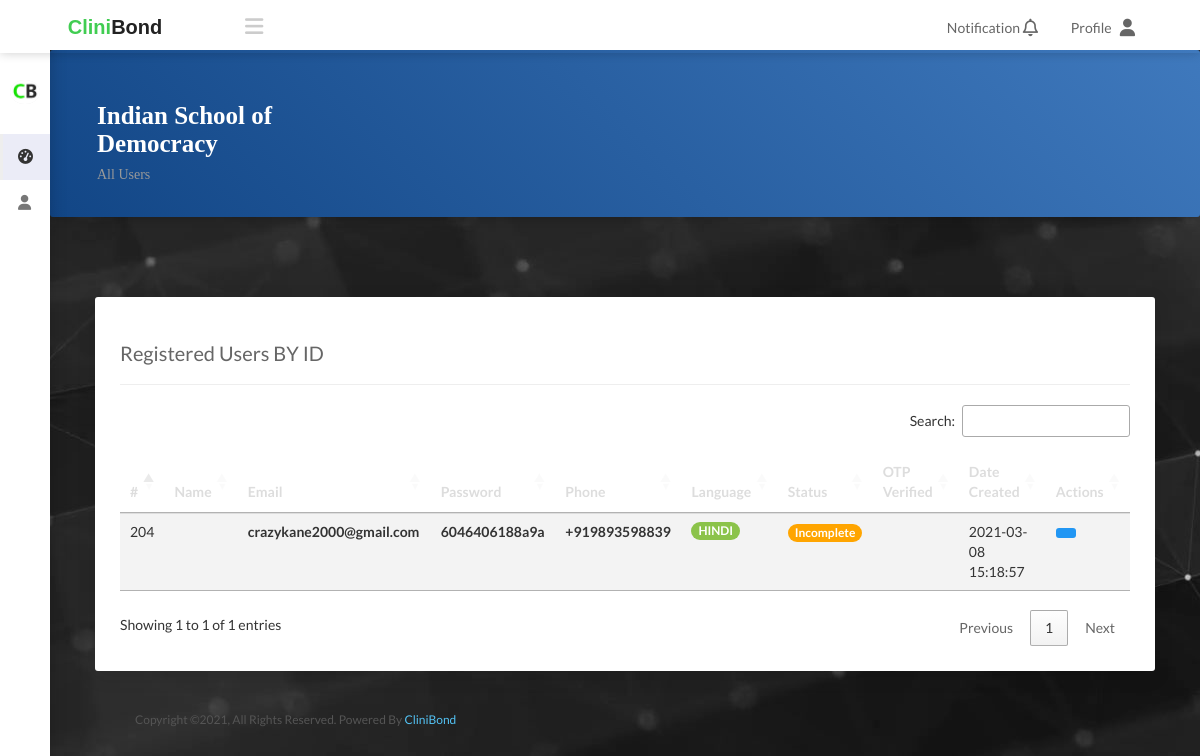
The app's page /administrator/users2.php (signed in), older data.
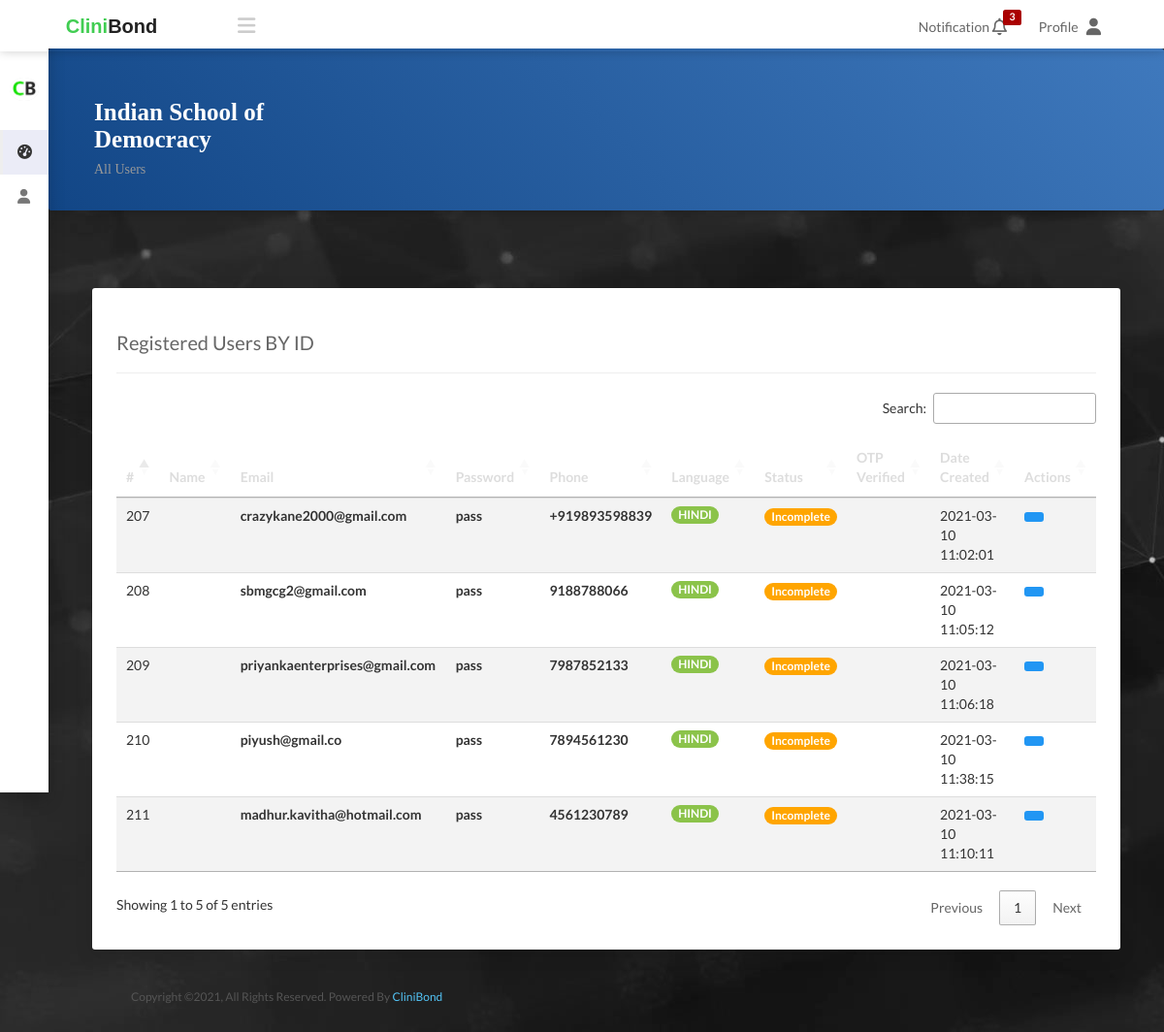
The same page, newer data.
### tables this page shows
CREATE TABLE `users` (
  `id` int(11) NOT NULL,
  `first_name` varchar(100) NOT NULL,
  `last_name` varchar(100) NOT NULL,
  `email` varchar(50) NOT NULL,
  `tx_address` varchar(60) NOT NULL,
  `file` varchar(150) NOT NULL DEFAULT 'default.jpg',
  `gender` varchar(10) NOT NULL DEFAULT 'Male',
  `date` timestamp NOT NULL DEFAULT current_timestamp() ON UPDATE current_timestamp(),
  `verified` varchar(20) NOT NULL DEFAULT 'True',
  `password` varchar(100) NOT NULL,
  `phone` varchar(20) NOT NULL DEFAULT 'Not Defined',
  `activation_code` varchar(50) NOT NULL,
  `tutorial_taken` varchar(10) NOT NULL DEFAULT 'No',
  `balance` varchar(10) NOT NULL DEFAULT '0',
  `kyc_approved` varchar(20) NOT NULL DEFAULT 'Pending',
  `g_auth_key` varchar(50) NOT NULL DEFAULT '123456987',
  `carbon_credits` float NOT NULL DEFAULT 100,
  `energy_credits` float NOT NULL DEFAULT 0
);

### administrator/users2.php (the view, shortened to what this page needs)
<?php session_start();
    include 'function.php';
?>
<!DOCTYPE html>
<html>
<head>
  <?php include 'head.php'; ?>
  </head>
  <body class="sidebar-mini fixed  pace-done sidebar-collapse">
    <div class="wrapper">
      <?php include 'navbar.php'; ?>
       <div class="content-wrapper " style="">
         <div class="page-title" style="padding: 32px;    background-image: linear-gradient(45deg, #124686 0%, #3f79bd 100%);box-shadow: 0px 2px 10px rgba(0,0,0,.2);">
          <div class="row" style="width: 100%;margin-left:0px;">
           <div class="col-sm-3 lft">
              <div class="lft_pad">
                <div style="padding: 10px;"></div>
                <h1 style="font-family: 'Century Gothic';color: #999;font-size: 25px;font-weight: normal;"><div style="font-weight: bold;color: #fff">Indian School of Democracy  </div><span style="font-size: 14px;">All Users</span></h1>
              </div>
           </div>
           <div class="col-sm-9">
           </div>
          </div>
        </div>
        <div style="padding: 20px;"></div>
          <div class="col-md-12">
            <div class="card">
              <h3 style="font-weight: normal;font-size: 20px;color:#666;">
                Registered Users BY ID </h3>
              <hr/>
              <div class="table-responsive">
                 <table class="table table-hover table-striped" id="example" >
                  <thead>
                    <tr style="color:#ddd">
                      <th>#</th>
                      <th> Name</th>
                      <th>Email </th>
                      <th>Password </th>
                      <th>Phone </th>
                      <th>Language</th>
                      <th>Status</th>
                      <th>OTP Verified</th>
                      <th>Date Created</th>
                      <th>Actions</th>
                    </tr>
                  </thead>
                  <tbody>
                    <?php
                      try {
                          $stmt = $pdo->prepare('SELECT * FROM `users` ORDER BY id ASC');
                      } catch(PDOException $ex) {
                          echo "An Error occured!";
                          print_r($ex->getMessage());
                      }
                      $stmt->execute();
                      $user = $stmt->fetchAll();
                      foreach ($user as $key => $value) {
                          $statys = '<a href="view_data.php?id='.$value['id'].'" style="background-color:orange"  title="View all Information" class="badge">Incomplete</a>';
                          $language = '<label class="badge" style="background-color:#8bc34a">Hindi</label>';
                          $date = $value['date'];
                          if($value['register_date']!=""){
                              $date = $value['register_date'];
                          }else{  $date = $value['date'];  }
                        echo ' <tr>
                                <td>'.$value['id'].'</td>
                                <td><a style="color:#095a9a;text-decoration:underline" href="view_data.php?id='.$value['id'].'"  title="View all Information"><b>'.$value['name'].'</b></a></td>
                                <td><b>'.$value['email'].'</b> </td>
                                <td><b>'.$value['password'].'</td>
                                <td><b>'.$value['phone'].'</b> </td>
                                 <td style="text-transform:uppercase">'.$language.'</td>
                                 <td>'.$statys.'</td>
                                 <td><a href="opt_verify.php?id='.$value['id'].'">'.$value['otp_verified'].'</a></td>
                                 <td>'.date($date,strtotime('+330 minutes', 0)).'</td>
                                <td>
                                  <a href="delete_user.php?id='.$value['id'].'"  onclick="return confirm(\'Are You Sure You want to Remove This User?\')"><button class="btn btn-info btn-sm" title="Delete"><i class="icon-remove-sign"></i></button></a>
                                </td>
                              </tr>';
                      }
                     ?>
                  </tbody>
                </table>
              </div>
            </div>
        </div>
        <?php include 'footer.php'; ?>
      </div>
    </div>
  </body>
</html>

### administrator/head.php (shortened to what this page needs)
<link rel="stylesheet" type="text/css" href="css/main.css">
<link rel="stylesheet" type="text/css" href="font-awesome.min.css">
<link rel="stylesheet" type="text/css" href="https://cdn.datatables.net/1.10.16/css/jquery.dataTables.min.css">
<link rel="stylesheet" type="text/css" href="https://cdn.datatables.net/buttons/1.4.2/css/buttons.dataTables.min.css">
<link href="//netdna.bootstrapcdn.com/font-awesome/3.2.1/css/font-awesome.css" rel="stylesheet">

### administrator/navbar.php (shortened to what this page needs)
<header class="main-header hidden-print" style="box-shadow: 0px 0px 10px rgba(0,0,0, .2)">
  <div class="logo" style="background-color:#fff !important;"><center><a style="color:#41cd52 !important;font-family: ARIAL;font-size: 20px;font-weight: bold" href="dashboard.php"> Clini<span style="color: #222">Bond</span> </a></center></div>
  <nav class="navbar navbar-static-top nava" style="background-color:#fff;">
    <a class="sidebar-toggle" href="#" data-toggle="offcanvas" style="color: #ccc"></a>
    <div class="navbar-custom-menu">
      <ul class="top-nav">
        <li class="dropdown notification-menu" id="mota"><a class="dropdown-toggle" href="#" data-toggle="dropdown" style="color: #666;" aria-expanded="false">Notification <i class="fa fa-bell-o fa-lg"></i>
          <?php
            try {
                    $stmt = $pdo->prepare('SELECT * FROM `notification` WHERE `for`="admin" AND `status`="Unread"  ORDER BY date DESC');
                } catch(PDOException $ex) {
                    echo "An Error occured!";
                    print_r($ex->getMessage());
                }
                $stmt->execute();
                $user = $stmt->fetchAll();
           ?>
           <?php
            if(count($user)!=0){?>
             <span  class="label label-danger" style="position: absolute;top:10px;right:0px;"><?php echo count($user); ?></span>
            <?php
            }
            ?>
         </a>
        </li>
          <li class="dropdown"><a class="dropdown-toggle" href="#" style="color: #666;" data-toggle="dropdown" role="button" aria-haspopup="true" aria-expanded="false">Profile &nbsp;&nbsp;<i class="fa  fa-user fa-lg"></i></a>
        </li>
      </ul>
    </div>
  </nav>
</header>
<aside class="main-sidebar hidden-print" style="    background-color:#fff;">
  <section class="sidebar">
    <div class="user-panel">
      <div class="pull-left image"><img class="img-circle" src="cbs.jpg" alt="User Image" style="background-color: #eee"></div>
    </div>
    <ul class="sidebar-menu">
      <li class="active"><a href="dashboard.php"><i class="fa fa-dashboard"></i><span> Dashboard</span></a></li>
      <li><a href="users.php"><i class="fa fa-user"></i><span> All Users</span></a></li>
    </ul>
  </section>
</aside>

### administrator/footer.php
<div style="padding-left:70px;">
       <div class="row">
          <div class="col-lg-12 col-md-12 col-sm-12" style="padding: 0px;">
            <div style="font-size: 12px;text-align:left;color:#555" class="resp">Copyright ©<?php echo date("Y"); ?>, All Rights Reserved.  Powered By <a href="" style="color:#53c3f5">CliniBond </a></div>
          </div>
        </div>
    </div>

Row changes from the older to the newer data that the page shows:
removed users: id "204", email "crazykane2000@gmail.com", password "6046406188a9a", phone "+919893598839", date "2021-03-08 15:18:57"
added users: id "207", email "crazykane2000@gmail.com", password "pass", phone "+919893598839", date "2021-03-10 11:02:01"
added users: id "208", email "sbmgcg2@gmail.com", password "pass", phone "9188788066", date "2021-03-10 11:05:12"
added users: id "209", email "priyankaenterprises@gmail.com", password "pass", phone "7987852133", date "2021-03-10 11:06:18"
added users: id "210", email "piyush@gmail.co", password "pass", phone "7894561230", date "2021-03-10 11:38:15"
added users: id "211", email "madhur.kavitha@hotmail.com", password "pass", phone "4561230789", date "2021-03-10 11:10:11"
Text that changed along with them:
count($user): (not shown) → "3"
text written by a page script: "Search: Showing 1 to 1 of 1 entries Previous 1 Next" → "Search: Showing 1 to 5 of 5 entries Previous 1 Next"
